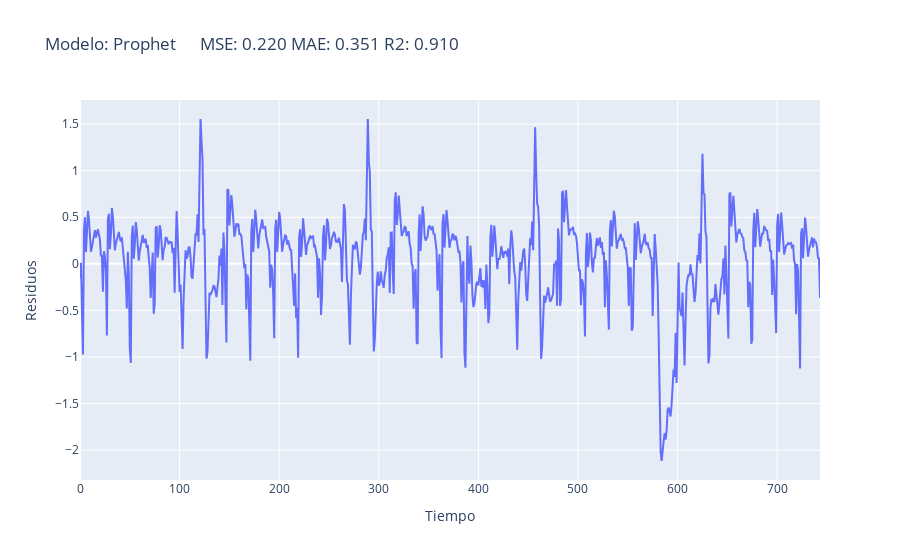

The cell this chart's notebook holds for it:
### Code cell
grafica_residuos_neptune('Prophet', y_test, y_pred)

### Figure 1 — Plotly figure (JSON) as saved in the notebook; plotly's stock layout.template omitted (floating-point values rounded to 4 significant figures; data arrays with more than 128 entries replaced by an {"elided": "..."} marker saying what was removed)
{"data": [{"hovertemplate": "Tiempo=%{x}<br>Residuos=%{y}<extra></extra>", "legendgroup": "", "line": {"color": "#636efa", "dash": "solid"}, "marker": {"symbol": "circle"}, "mode": "lines", "name": "", "orientation": "v", "showlegend": false, "type": "scatter", "x": {"elided": "744 int values"}, "xaxis": "x", "y": {"elided": "744 float values"}, "yaxis": "y"}], "layout": {"legend": {"tracegroupgap": 0}, "title": {"text": "Modelo: Prophet      MSE: 0.220 MAE: 0.351 R2: 0.910"}, "xaxis": {"anchor": "y", "domain": [0, 1], "title": {"text": "Tiempo"}}, "yaxis": {"anchor": "x", "domain": [0, 1], "title": {"text": "Residuos"}}}}
